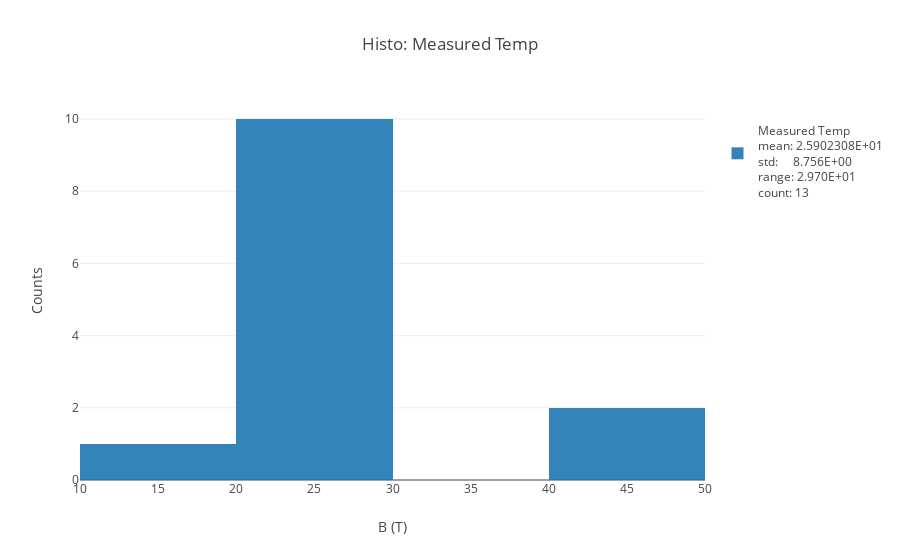

This figure's notebook cell:
### Code cell
meas = list(meas_dict.values())
meas = pd.Series(meas,name="Measured Temp")
histo(meas,bins=5,inline=True);

### Figure 1 — Plotly figure (JSON) as saved in the notebook; plotly's stock layout.template omitted (floating-point values rounded to 4 significant figures)
{"data": [{"name": "<br>Measured Temp<br>mean: 2.5902308E+01<br>std:     8.756E+00<br>range: 2.970E+01<br>count: 13", "nbinsx": 5, "opacity": 0.9, "type": "histogram", "uid": "36f0fb89-86ef-4125-8827-23199160ca14", "x": [48.8, 40.7, 26.2, 26, 21.13, 19.1, 21.3, 23.3, 23.3, 23.2, 21.3, 21.4, 21]}], "layout": {"barmode": "overlay", "showlegend": true, "title": "Histo: Measured Temp", "xaxis": {"title": "B (T)"}, "yaxis": {"autorange": true, "title": "Counts", "type": "linear"}}}
